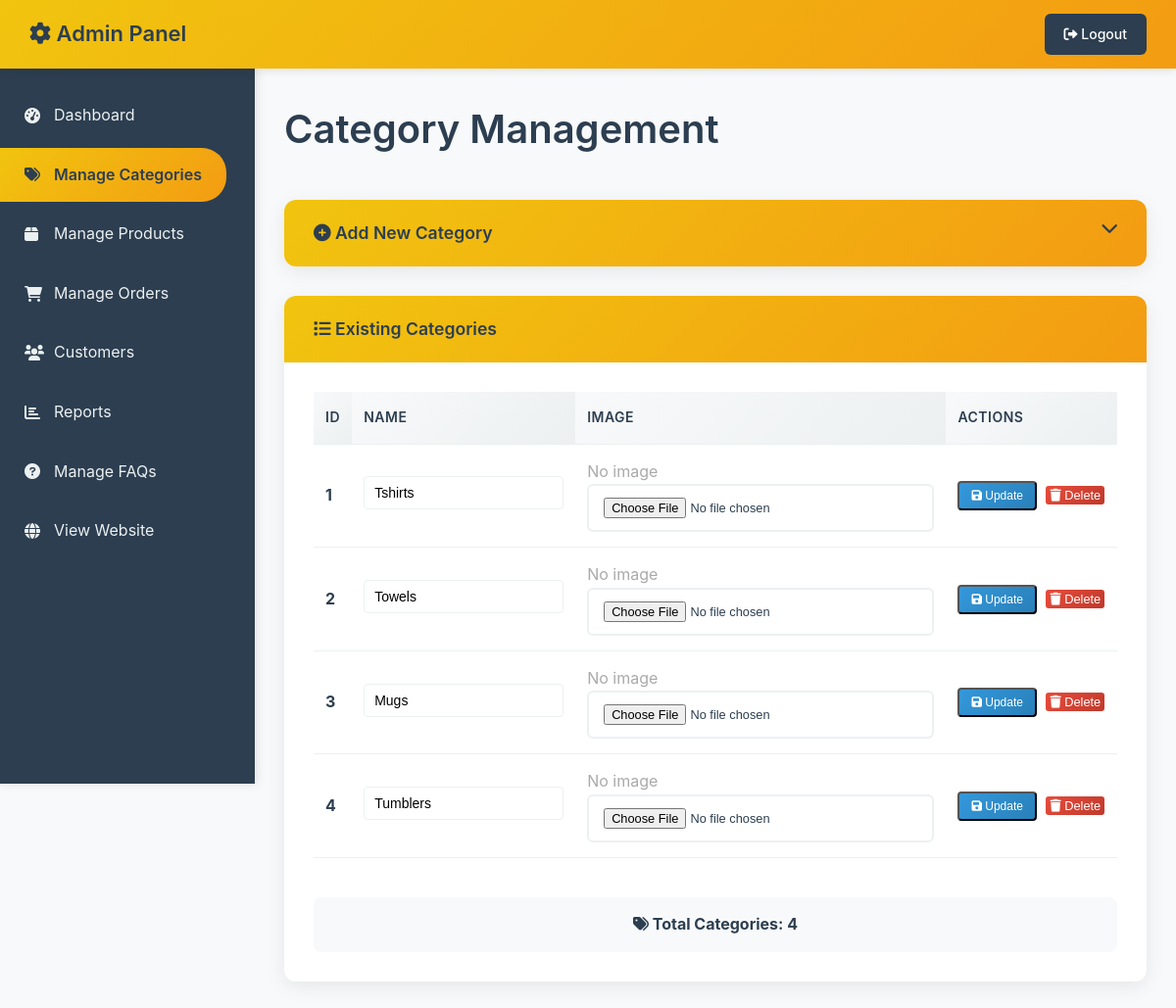
Screenshot of /admin/categories.php (signed in) with the database file from the repository.
### tables this page shows
CREATE TABLE `categories` (
  `id` int(11) NOT NULL,
  `name` varchar(100) NOT NULL,
  `slug` varchar(100) NOT NULL,
  `description` text DEFAULT NULL,
  `is_active` tinyint(1) DEFAULT 1,
  `created_at` timestamp NOT NULL DEFAULT current_timestamp(),
  `image_url` varchar(255) NOT NULL
);

### admin/categories.php (the view, shortened to what this page needs)
<?php
require_once '../config/database.php';
$perPage = 10;
$page = isset($_GET['page']) && is_numeric($_GET['page']) ? (int)$_GET['page'] : 1;
$offset = ($page - 1) * $perPage;
$stmt = $pdo->prepare("SELECT * FROM categories ORDER BY id ASC LIMIT :limit OFFSET :offset");
$stmt->bindValue(':limit', $perPage, PDO::PARAM_INT);
$stmt->bindValue(':offset', $offset, PDO::PARAM_INT);
$stmt->execute();
$categories = $stmt->fetchAll();
?>
<!DOCTYPE html>
<html lang="en">
<head>
    <link rel="stylesheet" href="../assets/css/style.css">
    <link rel="stylesheet" href="../assets/css/admin.css">
    <link href="https://cdnjs.cloudflare.com/ajax/libs/font-awesome/6.0.0/css/all.min.css" rel="stylesheet">
</head>
<body class="admin-body">
    <header class="admin-header">
        <div class="admin-nav">
            <div class="admin-brand">
                <h2><i class="fas fa-cog"></i> Admin Panel</h2>
            </div>
            <div class="admin-user">
                <a href="../pages/logout.php" class="logout-btn"><i class="fas fa-sign-out-alt"></i> Logout</a>
            </div>
        </div>
    </header>
    <div class="admin-container">
        <aside class="admin-sidebar">
            <nav class="admin-menu">
                <ul>
                    <li><a href="dashboard.php"><i class="fas fa-tachometer-alt"></i> Dashboard</a></li>
                    <li><a href="categories.php" class="active"><i class="fas fa-tags"></i> Manage Categories</a></li>
                    <li><a href="products.php"><i class="fas fa-box"></i> Manage Products</a></li>
                    <li><a href="orders.php"><i class="fas fa-shopping-cart"></i> Manage Orders</a></li>
                    <li><a href="customers.php"><i class="fas fa-users"></i> Customers</a></li>
                    <li><a href="reports.php"><i class="fas fa-chart-bar"></i> Reports</a></li>
                    <li><a href="faqs.php"><i class="fas fa-question-circle"></i> Manage FAQs</a></li>
                    <li><a href="../index.php"><i class="fas fa-globe"></i> View Website</a></li>
                </ul>
            </nav>
        </aside>
        <main class="admin-main">
            <div class="admin-content">
                <h1>Category Management</h1>
                <div class="admin-card" style="margin-bottom: 30px;">
                    <div class="admin-card-header" style="cursor: pointer;" onclick="toggleCategoryForm()">
                        <i class="fas fa-plus-circle"></i> Add New Category
                        <i class="fas fa-chevron-down" id="formToggleIcon" style="float: right; transition: transform 0.3s;"></i>
                    </div>
                </div>
                <div class="admin-card">
                    <div class="admin-card-header">
                        <i class="fas fa-list"></i> Existing Categories
                    </div>
                    <div class="admin-card-body">
                        <div class="table-container">
                            <table class="admin-table">
                                <thead>
                                    <tr>
                                        <th>ID</th>
                                        <th>Name</th>
                                        <th>Image</th>
                                        <th>Actions</th>
                                    </tr>
                                </thead>
                                <tbody>
                                    <?php if (empty($categories)): ?>
                                        <tr>
                                            <td colspan="4" style="text-align: center; color: #7f8c8d; font-style: italic;">No categories found</td>
                                        </tr>
                                    <?php else: ?>
                                        <?php foreach ($categories as $cat): ?>
                                        <tr>
                                            <form method="post" enctype="multipart/form-data">
                                                <td><strong><?php echo $cat['id']; ?></strong></td>
                                                <td>
                                                    <input type="text" name="category_name" class="form-control" value="<?php echo htmlspecialchars($cat['name']); ?>" required style="margin-bottom: 5px;">
                                                </td>
                                                <td>
                                                    <?php if (!empty($cat['image_url'])): ?>
                                                        <img src="../uploads/categories/<?php echo htmlspecialchars($cat['image_url']); ?>" alt="Category Image" style="width:40px;height:40px;object-fit:cover;border-radius:4px;margin-bottom:5px;">
                                                    <?php else: ?>
                                                        <span style="color:#aaa;">No image</span>
                                                    <?php endif; ?>
                                                    <input type="file" name="image" class="form-control" accept="image/*" style="font-size: 0.8rem;">
                                                </td>
                                                <td>
                                                    <button type="submit" name="action" value="edit" class="btn-small" style="margin-right: 5px;">
                                                        <i class="fas fa-save"></i> Update
                                                    </button>
                                                    <button type="submit" name="action" value="delete" class="btn-danger" onclick="return confirm('Are you sure you want to delete this category?');" style="font-size: 0.8rem;">
                                                        <i class="fas fa-trash"></i> Delete
                                                    </button>
                                                </td>
                                            </form>
                                        </tr>
                                        <?php endforeach; ?>
                                    <?php endif; ?>
                                </tbody>
                            </table>
                        </div>
                        <?php if (!empty($categories)): ?>
                            <div style="margin-top: 20px; padding: 15px; background: #f8f9fa; border-radius: 8px; text-align: center;">
                                <strong style="color: #2c3e50;">
                                    <i class="fas fa-tags"></i> Total Categories: <?php echo count($categories); ?>
                                </strong>
                            </div>
                        <?php endif; ?>
                    </div>
                </div>
            </div>
        </main>
    </div>
</body>
</html>

### assets/css/style.css (style rules this page uses)
* { margin: 0; padding: 0; box-sizing: border-box; }
body { font-family: 'Arial', sans-serif; line-height: 1.6; color: #333; background-color: #f8f9fa; }
a { text-decoration: none; color: #333; }
header { background-color: #fff; box-shadow: 0 2px 5px rgba(0,0,0,0.1); padding: 1rem 2rem; display: flex; justify-content: space-between; align-items: center; position: sticky; top: 0; z-index: 1000; }
nav { display: flex; gap: 1.5rem; }
nav a { color: #555; transition: color 0.3s; }
.form-control { width: 100%; padding: 0.75rem; border: 1px solid #ddd; border-radius: 4px; font-size: 1rem; }

### assets/css/admin.css (style rules this page uses)
.admin-body { margin: 0; padding: 0; background-color: #f8f9fa; font-family: -apple-system, BlinkMacSystemFont, 'Segoe UI', Roboto, Oxygen, Ubuntu, Cantarell, sans-serif; }
.admin-header { background: linear-gradient(135deg, #f1c40f 0%, #f39c12 100%); color: #2c3e50; padding: 0; position: fixed; top: 0; left: 0; right: 0; z-index: 1000; height: 70px; box-shadow: 0 2px 10px rgba(0, 0, 0, 0.1); }
.admin-nav { display: flex; justify-content: space-between; align-items: center; padding: 0 30px; height: 100%; width: 100%; }
.admin-brand h2 { margin: 0; font-size: 22px; font-weight: 600; color: #2c3e50; }
.admin-user { display: flex; align-items: center; gap: 15px; color: #2c3e50; font-weight: 500; }
.logout-btn { background: #2c3e50; color: white; padding: 10px 20px; border-radius: 6px; text-decoration: none; font-size: 14px; font-weight: 500; transition: all 0.3s ease; }
.admin-container { margin-top: 70px; min-height: calc(100vh - 70px); }
.admin-sidebar { width: 260px; background: #2c3e50; color: white; position: fixed; top: 70px; left: 0; height: calc(100vh - 70px); overflow-y: auto; box-shadow: 2px 0 10px rgba(0, 0, 0, 0.1); z-index: 999; }
.admin-menu ul { list-style: none; padding: 20px 0; margin: 0; }
.admin-menu li { margin-bottom: 5px; }
.admin-menu a { display: flex; align-items: center; padding: 15px 25px; color: #ecf0f1; text-decoration: none; transition: all 0.3s ease; border-radius: 0 25px 25px 0; margin-right: 20px; }
.admin-menu a:hover, .admin-menu a.active { background: linear-gradient(135deg, #f1c40f 0%, #f39c12 100%); color: #2c3e50; font-weight: 600; }
.admin-menu i { margin-right: 12px; width: 18px; font-size: 16px; }
.admin-main { margin-left: 260px; padding: 30px; background: #f8f9fa; min-height: calc(100vh - 70px); }
.admin-content h1 { margin-bottom: 40px; color: #2c3e50; font-size: 2.5rem; font-weight: 600; }
.table-container { overflow-x: auto; margin-bottom: 20px; }
.admin-table { width: 100%; border-collapse: collapse; margin-bottom: 20px; }
.admin-table th, .admin-table td { padding: 15px 12px; text-align: left; border-bottom: 1px solid #ecf0f1; }
.admin-table th { background: linear-gradient(135deg, #f8f9fa 0%, #ecf0f1 100%); font-weight: 600; color: #2c3e50; font-size: 14px; text-transform: uppercase; letter-spacing: 0.5px; }
.admin-table td { color: #2c3e50; }
.btn-small { padding: 6px 12px; background: linear-gradient(135deg, #3498db 0%, #2980b9 100%); color: white; text-decoration: none; border-radius: 4px; font-size: 12px; font-weight: 500; transition: all 0.3s ease; }
.btn-danger { background: linear-gradient(135deg, #e74c3c 0%, #c0392b 100%); color: white; padding: 2px 4px; border: none; border-radius: 3px; cursor: pointer; font-weight: 100; transition: all 0.3s ease; }
.form-control { width: 100%; padding: 12px 15px; border: 2px solid #ecf0f1; border-radius: 6px; font-size: 14px; transition: all 0.3s ease; background: #ffffff; }
.admin-card { background: white; border-radius: 12px; box-shadow: 0 5px 20px rgba(0, 0, 0, 0.08); overflow: hidden; transition: transform 0.3s ease; }
.admin-card-header { background: linear-gradient(135deg, #f1c40f 0%, #f39c12 100%); color: #2c3e50; padding: 20px 30px; font-weight: 600; font-size: 1.1rem; }
.admin-card-body { padding: 30px; }
.admin-table input[type="text"] { width: 100%; padding: 8px 10px; border: 1px solid #ecf0f1; border-radius: 4px; font-size: 14px; }
.admin-table .btn-small { margin-right: 5px; }

### rows the page displays
categories: id "1", category_name "Tshirts", image_url "No image"
categories: id "2", category_name "Towels", image_url "No image"
categories: id "3", category_name "Mugs", image_url "No image"
categories: id "4", category_name "Tumblers", image_url "No image"

### other values shown
count($categories) "4"
